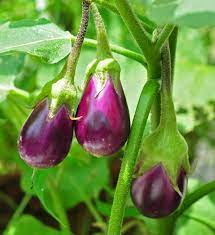
#> input picture Agricultural Robot/Images/images/brinjal3.jpg, 215 x 235 px, found by its file name
$ jupyter execute brinjal_classification_opencv.ipynb
#> lines starting #> are read from the running program, lines starting #| are printed output that depends on the picture; after the words box and inside, x2 and y2 are one past the last pixel; in counts of white or black regions, pixels touching at a corner belong together
[cell 1]
import cv2
import numpy as np

[cell 2]
def empty(a):
    pass

# Creating Trackbar for colour detection
cv2.namedWindow("Trackbar")
cv2.resizeWindow("Trackbar",500,500)

# Setting HUE, SATURATION, VALUE min and max values
cv2.createTrackbar("Hue Min","Trackbar", 34, 179, empty)
cv2.createTrackbar("Hue Max","Trackbar", 109, 179, empty)
cv2.createTrackbar("Sat Min","Trackbar", 0, 255, empty)
cv2.createTrackbar("Sat Max","Trackbar", 255, 255, empty)
cv2.createTrackbar("Val Min","Trackbar", 0, 255, empty)
cv2.createTrackbar("Val Max","Trackbar", 255, 255, empty)

[cell 3]
while True:
    # Reading image and converting BGR to HSV image
    img = cv2.imread("C:\\Projects\\Mobile robot in hazardous environment\\Agricultural Robot\\Images\\\images\\brinjal3.jpg")
#> img is the input picture: shape (235, 215, 3); mean B, G, R 65, 140.8, 108.3
    # img = img.resize((250, 250))
    imghsv = cv2.cvtColor(img,cv2.COLOR_BGR2HSV)
#> imghsv: shape (235, 215, 3); mean H, S, V 59, 162.3, 149.7

    # Getting Trackbar control
    h_min = cv2.getTrackbarPos("Hue Min","Trackbar")
    h_max = cv2.getTrackbarPos("Hue Max","Trackbar")
    s_min = cv2.getTrackbarPos("Sat Min","Trackbar")
    s_max = cv2.getTrackbarPos("Sat Max","Trackbar")
    v_min = cv2.getTrackbarPos("Val Min","Trackbar")
    v_max = cv2.getTrackbarPos("Val Max","Trackbar")
    lower = np.array([h_min, s_min, v_min])
    upper = np.array([h_max, s_max, v_max])
    mask = cv2.inRange(imghsv, lower, upper)
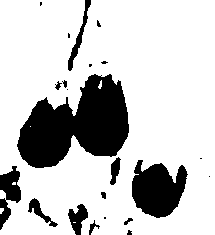
#> mask: shape (235, 215); 78.8% white; 22 black regions (10 under 20 px), largest, box (x1, y1, x2, y2) and area: (17, 74, 129, 168) 6442, (132, 160, 188, 218) 2223, (0, 166, 21, 230) 708
    imgResult = cv2.bitwise_and(img, img, mask=mask)
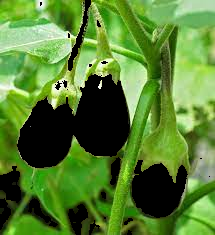
#> imgResult: shape (235, 215, 3); mean B, G, R 49.2, 127, 85.7
    mask = cv2.bitwise_not(mask, mask)

        # Showing image
    cv2.imshow("Original",img)
    cv2.resizeWindow("Original",250,250)
    cv2.imshow("HSV",imghsv)
    cv2.resizeWindow("HSV",250,250)
    cv2.imshow("mask",mask)
    cv2.resizeWindow("mask",250,250)
    cv2.imshow("imgResult",imgResult)
    cv2.resizeWindow("imgResult",250,250)
    cv2.waitKey(1)

$ run again, with Agricultural Robot/Images/images/brinjal1.jpg copied over Agricultural Robot/Images/images/brinjal3.jpg
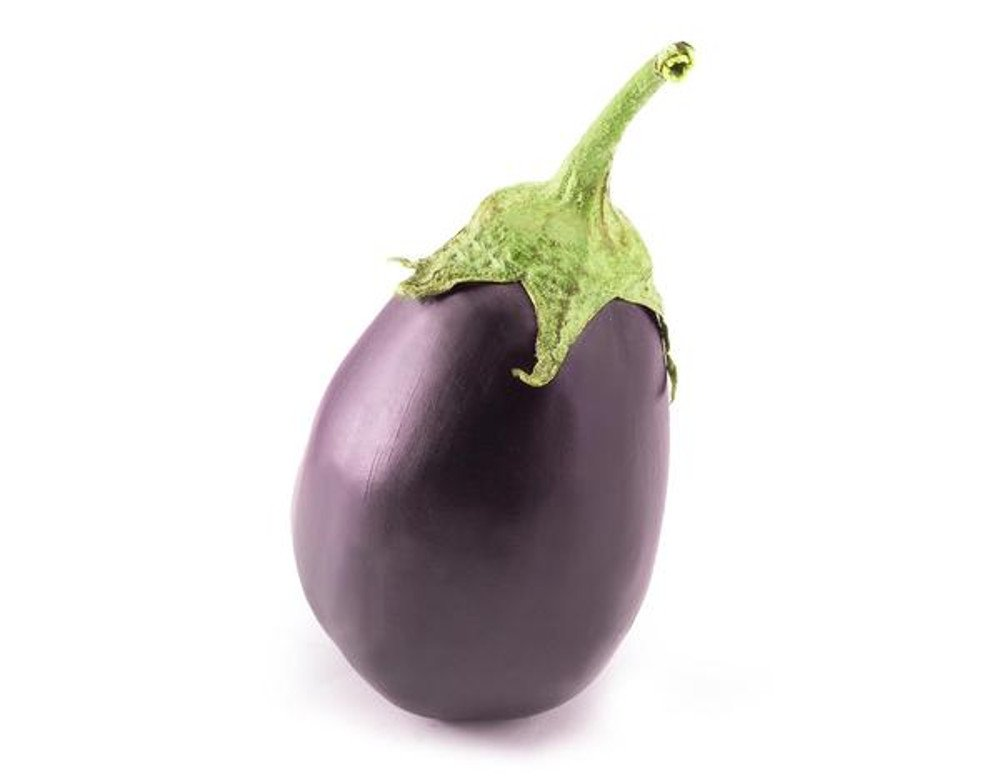
#> input picture Agricultural Robot/Images/images/brinjal1.jpg, 1000 x 782 px, found by its file name
#> img is the input picture: shape (782, 1000, 3); mean B, G, R 222.5, 223.5, 226.4
#> imghsv: shape (782, 1000, 3); mean H, S, V 33.3, 13.1, 227
#> `mask = cv2.inRange(imghsv, lower, upper)`:
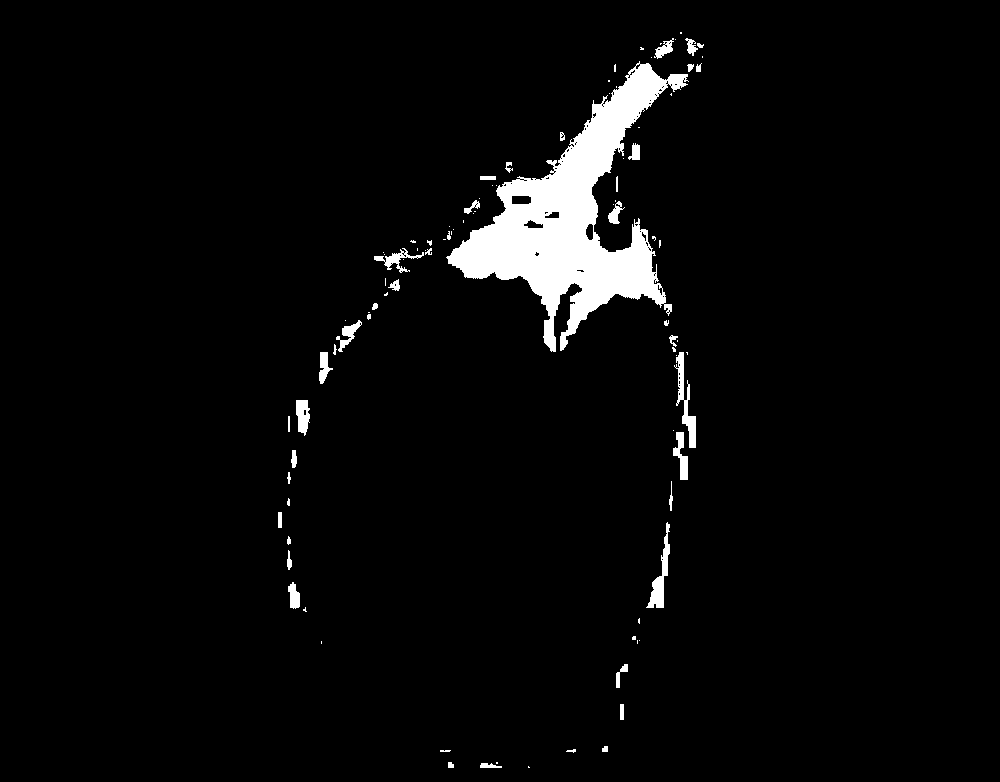
#> mask: shape (782, 1000); 3.6% white; 95 white regions (52 under 20 px), largest, box (x1, y1, x2, y2) and area: (446, 61, 689, 352) 22687, (674, 352, 696, 448) 705, (646, 522, 670, 608) 656
#> `imgResult = cv2.bitwise_and(img, img, mask=mask)`:
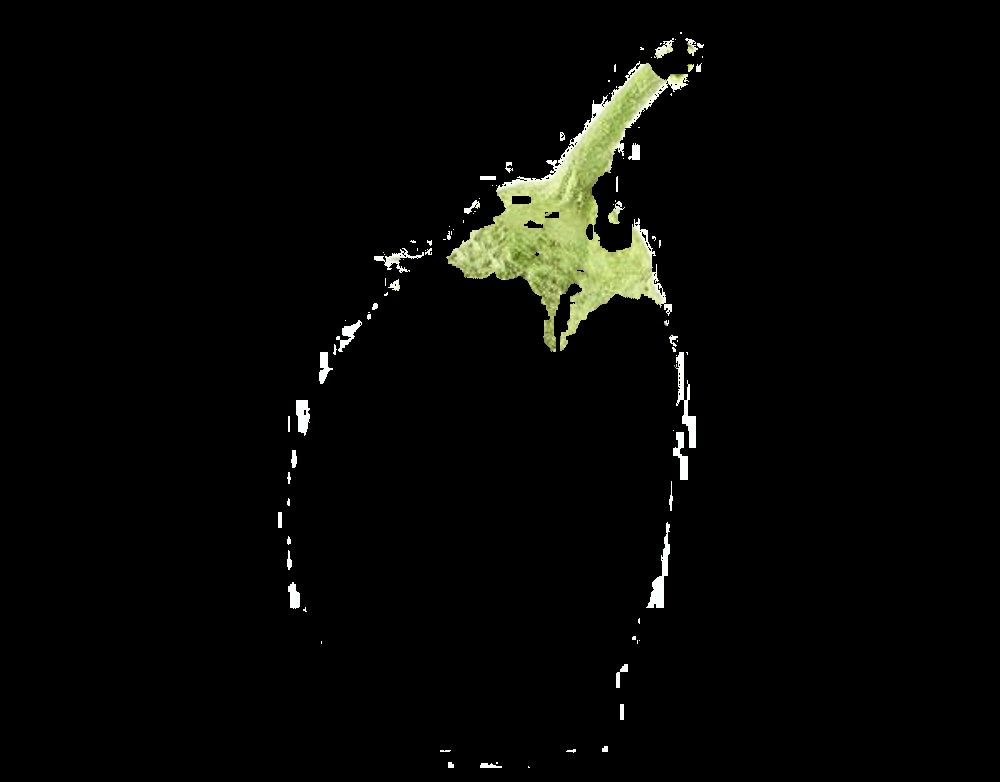
#> imgResult: shape (782, 1000, 3); mean B, G, R 5.4, 7.6, 7.1

$ run again, with Agricultural Robot/Images/images/brinjal2.jpg copied over Agricultural Robot/Images/images/brinjal3.jpg
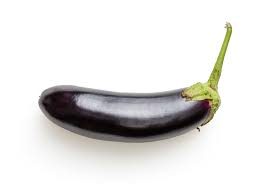
#> input picture Agricultural Robot/Images/images/brinjal2.jpg, 259 x 194 px, found by its file name
#> img is the input picture: shape (194, 259, 3); mean B, G, R 223.2, 225.1, 226
#> imghsv: shape (194, 259, 3); mean H, S, V 22.9, 10.8, 226.6
#> `mask = cv2.inRange(imghsv, lower, upper)`:
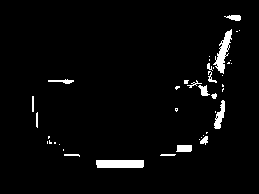
#> mask: shape (194, 259); 3.1% white; 41 white regions (25 under 20 px), largest, box (x1, y1, x2, y2) and area: (96, 160, 144, 168) 380, (213, 29, 232, 74) 336, (214, 100, 225, 129) 162

$ run again, with Agricultural Robot/Images/images/brinjal4.jpg copied over Agricultural Robot/Images/images/brinjal3.jpg
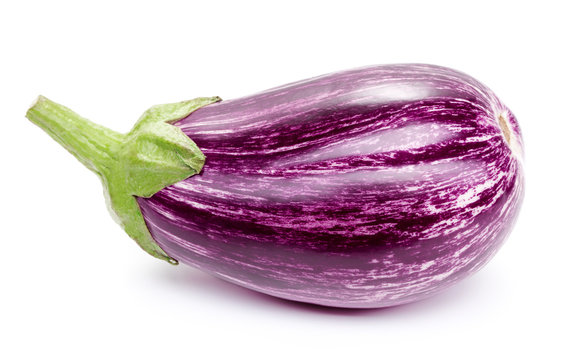
#> input picture Agricultural Robot/Images/images/brinjal4.jpg, 567 x 360 px, found by its file name
#> img is the input picture: shape (360, 567, 3); mean B, G, R 202.7, 191.8, 212.9
#> imghsv: shape (360, 567, 3); mean H, S, V 67.9, 50.5, 214
#> `mask = cv2.inRange(imghsv, lower, upper)`:
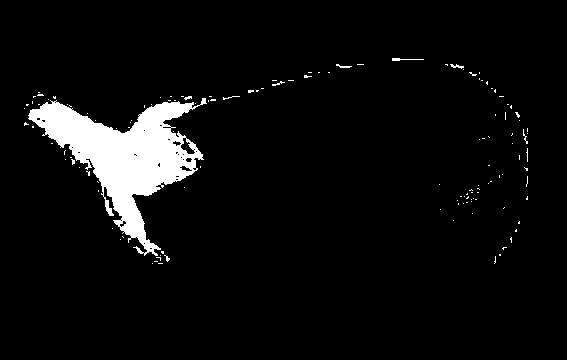
#> mask: shape (360, 567); 5.4% white; 131 white regions (123 under 20 px), largest, box (x1, y1, x2, y2) and area: (28, 98, 207, 256) 10346, (392, 58, 424, 61) 48, (450, 64, 464, 69) 33
#> `imgResult = cv2.bitwise_and(img, img, mask=mask)`:
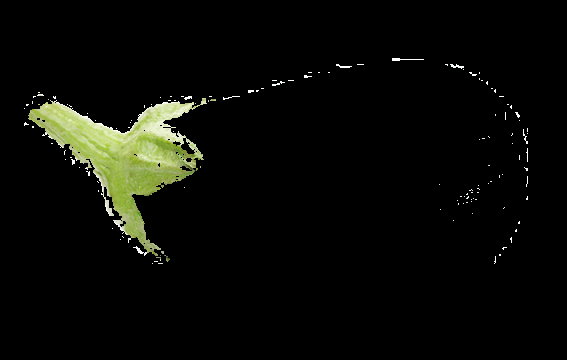
#> imgResult: shape (360, 567, 3); mean B, G, R 6.7, 10.8, 9.8
